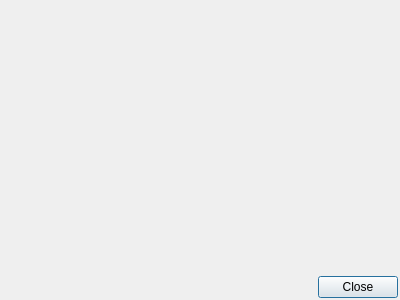
<?xml version="1.0" encoding="UTF-8"?>
<ui version="4.0">
 <class>SynopsisEditorDialog</class>
 <widget class="QDialog" name="SynopsisEditorDialog">
  <property name="geometry">
   <rect>
    <x>0</x>
    <y>0</y>
    <width>400</width>
    <height>300</height>
   </rect>
  </property>
  <property name="windowTitle">
   <string tr="true">Synopsis editor</string>
  </property>
  <property name="relaxed-white-bg" stdset="0">
   <bool>true</bool>
  </property>
  <layout class="QVBoxLayout" name="verticalLayout">
   <property name="spacing">
    <number>3</number>
   </property>
   <property name="leftMargin">
    <number>2</number>
   </property>
   <property name="topMargin">
    <number>2</number>
   </property>
   <property name="rightMargin">
    <number>2</number>
   </property>
   <property name="bottomMargin">
    <number>2</number>
   </property>
   <item>
    <widget class="DocumentTextEditor" name="textSynopsis" native="true">
     <property name="placeholderText" stdset="0">
      <string tr="true">Write down your novel's main events</string>
     </property>
    </widget>
   </item>
   <item alignment="Qt::AlignRight">
    <widget class="QPushButton" name="btnClose">
     <property name="cursor">
      <cursorShape>PointingHandCursor</cursorShape>
     </property>
     <property name="text">
      <string tr="true">Close</string>
     </property>
     <property name="confirm" stdset="0">
      <bool>true</bool>
     </property>
     <property name="cancel" stdset="0">
      <bool>true</bool>
     </property>
    </widget>
   </item>
  </layout>
 </widget>
 <customwidgets>
  <customwidget>
   <class>DocumentTextEditor</class>
   <extends>QWidget</extends>
   <header>plotlyst.view.widget.input</header>
  </customwidget>
 </customwidgets>
 <resources/>
 <connections/>
</ui>
